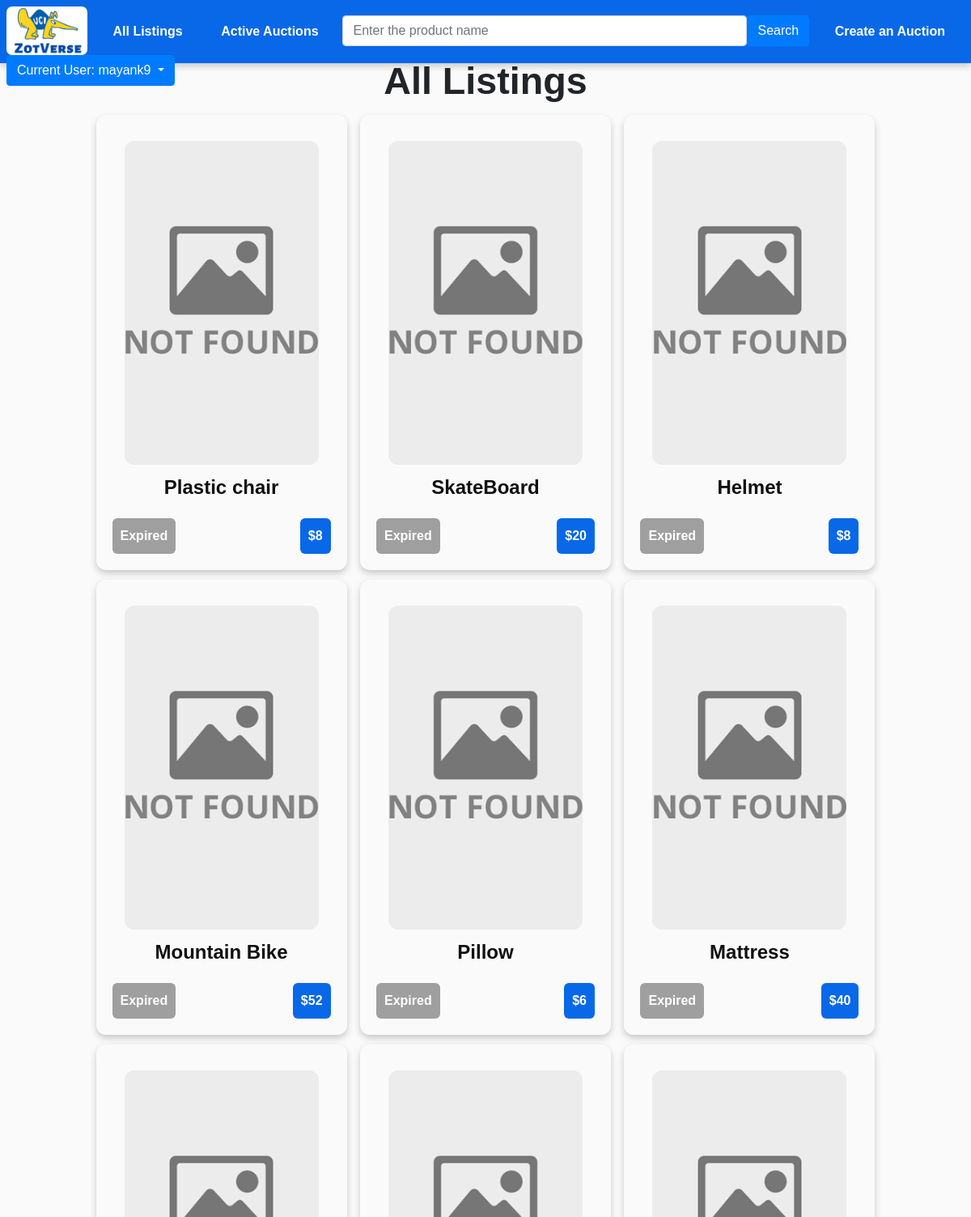
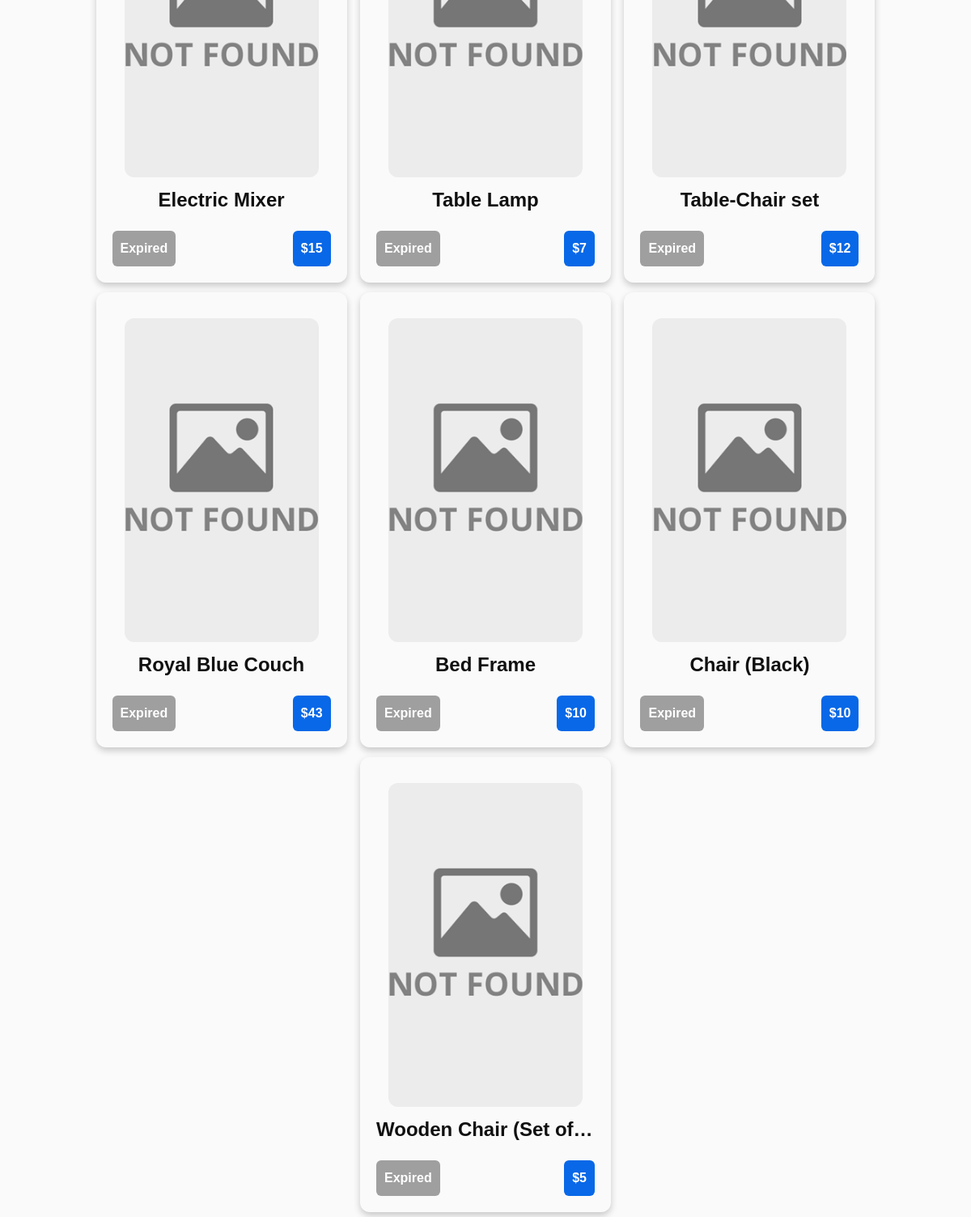
/auctions/ (signed in), run on the app's committed database (2 pictures, top to bottom).
### auctions/models.py (models this page shows, shortened)
class Auction(models.Model):
    author = models.ForeignKey(User, on_delete=models.CASCADE)
    title = models.CharField(max_length=300)
    desc = models.CharField(max_length=2000, blank=True)
    image = models.ImageField(upload_to='auction_images/', blank=True, default = 'auction_images/default/default.svg')
    min_value = models.IntegerField()
    date_added = models.DateTimeField()
    duration = models.FloatField(default=24)
    is_active = models.BooleanField(default=True)
    winner = models.ForeignKey(User, on_delete=models.SET("(deleted)"),
                               blank=True,
                               null=True,
                               related_name="auction_winner",
                               related_query_name="auction_winner")
    final_value = models.IntegerField(blank=True, null=True)
    def resolve(self):
        if self.is_active:
            if self.has_expired():
                highest_bid = Bid.objects.filter(auction=self).order_by('-amount').order_by('date').first()
                if highest_bid:
                    self.winner = highest_bid.bidder
                    self.final_value = highest_bid.amount
                self.is_active = False
                self.save()

### auctions/views.py (the view)
# urls.py: path('auctions/', include('auctions.urls')),
def auctions(request):
    auction_list = Auction.objects.order_by('-date_added')
    for a in auction_list:
        a.resolve()
    template = loader.get_template('auctions/index.html')
    context = {
        'title': "All Listings",
        'auction_list': auction_list,
    }
    return HttpResponse(template.render(context, request))

### auctions/templates/auctions/index.html
{% extends "base.html" %}
{% block content %}
<h1><b>{{ title }}</b></h1>
{% if auction_list %}
    <div class="wrapper">
    {% for auction in auction_list %}
        <a class="auction-card"  href="{% url 'auctions:detail' auction.id %}">
            <div class="container-fluid"><img class="auction_image_index" style="
                    max-width: 100%;margin-top: 5%;" src="{{ auction.image.url }}" onerror="this.onerror=null; this.src='/static/nofound.png'" alt=""></div>
            <div class="auction-card-title">{{ auction.title }}</div>
            {% if auction.is_active %}
                {% if auction.remaining_minutes < 2 %}
                    <div class="auction-card-urgent">Less than {{ auction.remaining_minutes }}</div>
                {% else %}
                    <div class="auction-card-active">Less than {{ auction.remaining_minutes }}</div>
                {% endif %}
            {% else %}
            <div class="auction-card-inactive">Expired</div>
            {% endif %}
            <div class="auction-card-value">${{ auction.min_value }}</div>
        </a>
    {% endfor %}
    </div>
{% else %}
    <h4>No auctions are available.</h4>
{% endif %}
{% endblock %}

### templates/base.html (shortened to what this page needs)
<!DOCTYPE html>
<html lang="en">
<head>
  <link rel="stylesheet" href="https://stackpath.bootstrapcdn.com/bootstrap/4.1.3/css/bootstrap.min.css">
  {% load static %}
  <link rel="stylesheet" href="{% static 'css/style.css' %}">
  <link rel="stylesheet" href="{% static 'font-awesome-4.7.0/css/font-awesome.css' %}">
  <link rel="stylesheet" href="https://cdn.jsdelivr.net/npm/@fortawesome/fontawesome-free@5.15.4/css/fontawesome.min.css">
</head>
<body>
      {% block sidebar %}
        <ul class="navbar navbar-custom" style="overflow:visible">
          <li class="auction-rush-button">
            <a class="navbar-link" href="{% url 'about' %}">
              <img src="/static/ZotVerse_logo.jpeg" alt="Peter" style="width: 100px; height: 60px; border-radius: 7px;">
            </a>
        </li>
          <li class="navbar-item"><a class="navbar-link" href="{% url 'auctions:auctions' %}">All Listings</a></li>
          <li class="navbar-item"><a class="navbar-link" href="{% url 'index' %}"">Active Auctions</a></li>
          <li class="navbar-item">
          <div class="input-group">
            <div class="form-outline">
              <form method="post" action="/auctions/search" >
              <input name = "search_keyword" type="search" placeholder="Enter the product name" class="form-control" />
            </div>
            <button type="submit" class="btn btn-primary">
              <span>Search</span>
            </button>
          </div>
          </li>
          {% if user.is_authenticated %}
          <li class="create-auction-button"><a class="navbar-link" href="{% url 'auctions:create' %}">Create an Auction</a> </li>
          {% endif %}
          {% if user.is_authenticated %}
            <div class="dropdown mr-5" style="z-index:100 !important">
              <button class="btn btn-primary dropdown-toggle" type="button" id="dropdownMenuButton" data-toggle="dropdown" aria-haspopup="true" aria-expanded="false">
                Current User: <span class="">{{ user.get_username }}</span>
              </button>
            </div>
            {% else %}
            <li class="navbar-item-right"><a class="navbar-link" href="{% url 'login' %}?next={% url 'index' %}">Login</a></li>
            <li class="navbar-item-right"><a class="navbar-link" href="{% url 'register' %}?next={{request.path}}">Register</a></li>
          {% endif %}
        </ul>
     {% endblock %}
      <div class="main-content">{% block content %}{% endblock %}</div>
</body>
</html>

### static/css/style.css (style rules this page uses)
:root { --background: #FFFFFF; --color0: #F1F1F1; --color1: #ED665B; --color2: #39B8A5; --color3: #F98F3D; --color4: #1972E7; --color5: #AE5BF6; --color6: #4DCCE5; --color7: #101010; --color8: #9F9F9F; --color9: #ED3D2E; --color10: #16B8A0; --color11: #F97916; --color12: #0868E7; --color13: #9422F6; --color14: #10C2E5; --color15: #656565; --color16: #ffff00; --main-bg: #FAFAFA; --navbar-bg: #2A2A2A; --light-green: #C8F9E3; --navbar-bg-hover: #3A3A3A; --shadow: 0 4px 8px 0 rgba(0,0,0,0.2); --strong-shadow: 0 4px 8px 0 rgba(0,0,0,0.5); }
body { background: var(--main-bg); }
* { font-family: sans-serif !important; }
h1 { text-align: center; font-size: 35pt; }
.main-content { margin-top: 6%; }
li a { color: var(--color2); }
.navbar-item { float: left; transition: .3s; width: auto; font-weight: bold; }
.form-outline { width: 500px; font-weight: bold; }
.navbar-item .navbar-link { display: block; width: auto; height: 55px; border-radius: 30% / 10%; color: white; text-align: center; text-indent: .1em; color: var(--background); text-align: center; padding: 16px; text-decoration: none; transition: .3s; font-weight: bold; }
.create-auction-button { width: auto; height: 55px; border-radius: 30% / 10%; color: white; text-align: center; text-indent: .1em; float: left; transition: .3s; font-weight: bold; }
.create-auction-button .navbar-link { display: block; color: var(--background); width: auto; height: 55px; border-radius: 30% / 10%; color: white; text-align: center; text-indent: .1em; padding: 16px; text-decoration: none; transition: .3s; color:white; font-weight: bold; }
.auction-rush-button .navbar-link { background-color: white; text-decoration: none; transition: .3s; font-weight: bold; }
.auction-rush-button { float: left; transition: .3s; font-weight: bold; }
.wrapper { margin: 0 auto; text-align: center; }
.auction_image_index { margin-top: -15px; margin-left: -20px; margin-right: -20px; border-top-left-radius: 12px; border-top-right-radius: 12px; width:300px; height:400px; object-fit: cover; margin-bottom: 10px; border-radius: 12px; }
.auction-card { box-shadow: var(--shadow); display: inline-block; flex: 1 0 21%; border-radius: 12px; padding: 20px; margin: 6px; width: 310px; text-decoration: none; color: var(--color7); }
.auction-card-title { font-weight: bold; color: var(--color7); font-size: x-large; text-align: center; text-overflow: ellipsis; white-space: nowrap; overflow: hidden; margin-bottom: 20px; }
.auction-card-value { font-weight: bold; color: var(--background); background: var(--color12); padding: 10px; border-radius: 6px; float: right; }
.auction-card-inactive { font-weight: bold; color: var(--background); background: var(--color8); padding: 10px; border-radius: 6px; float: left; }
.navbar-custom { list-style-type: none; position: absolute; top: 0; left: 0; margin: 0; padding: 5 px !important; width: 100%; overflow: hidden; background-color: var(--color12); box-shadow: var(--shadow); height: 78px; overflow: auto; white-space: nowrap; padding-left: 8px; }

### data on the page
Auction: title "Plastic chair", is_active "Expired", min_value "8"
Auction: title "SkateBoard", is_active "Expired", min_value "20"
Auction: title "Helmet", is_active "Expired", min_value "8"
Auction: title "Mountain Bike", is_active "Expired", min_value "52"
Auction: title "Pillow", is_active "Expired", min_value "6"
Auction: title "Mattress", is_active "Expired", min_value "40"
Auction: title "Electric Mixer", is_active "Expired", min_value "15"
Auction: title "Table Lamp", is_active "Expired", min_value "7"
Auction: title "Table-Chair set", is_active "Expired", min_value "12"
Auction: title "Royal Blue Couch", is_active "Expired", min_value "43"
Auction: title "Bed Frame", is_active "Expired", min_value "10"
Auction: title "Chair (Black)", is_active "Expired", min_value "10"
Auction: title "Wooden Chair (Set of…", is_active "Expired", min_value "5"

### other printed values
{{ user.get_username }} "mayank9"
{{ title }} "All Listings"
